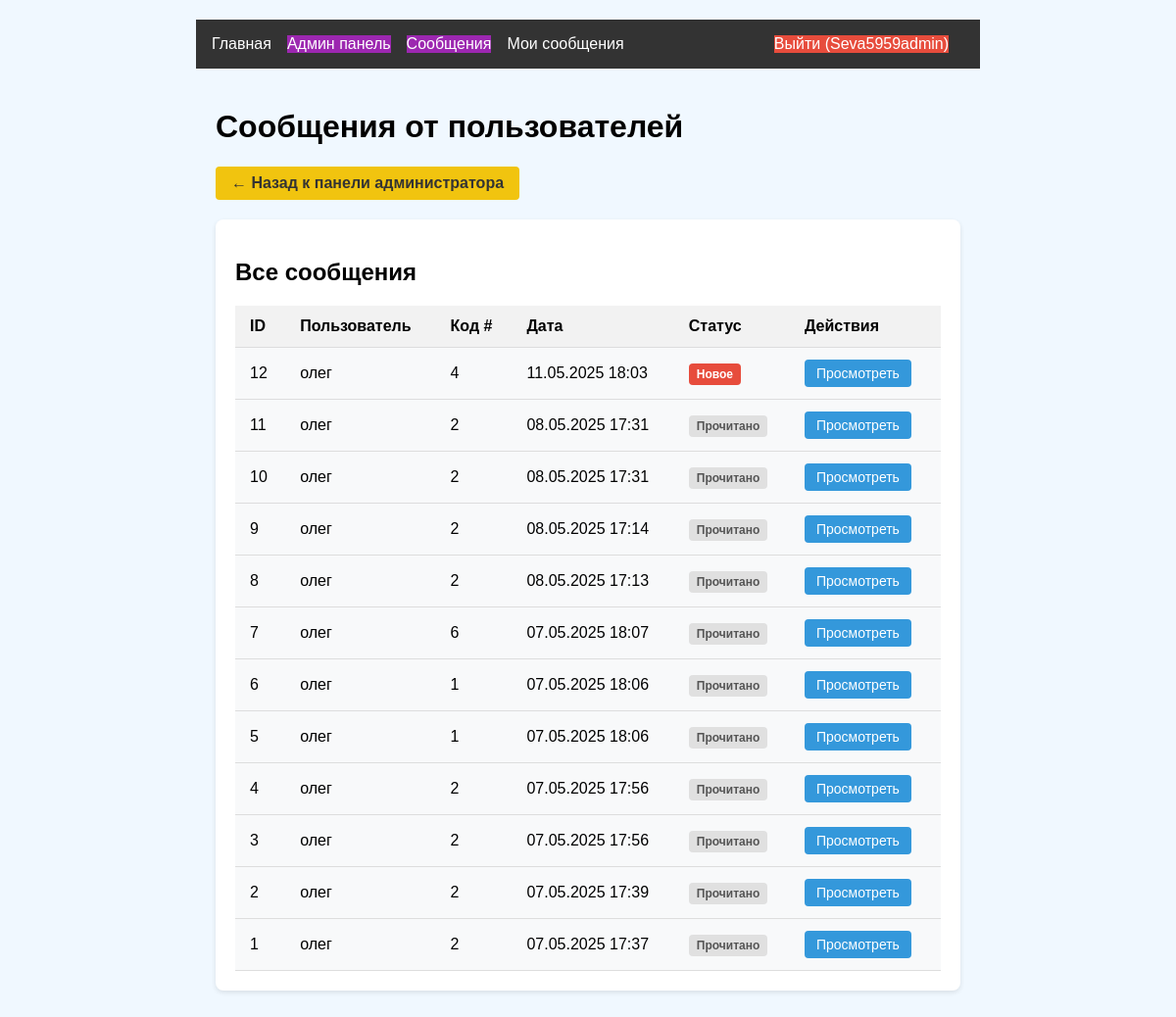
The page /admin/messages (signed in) on the database as committed earlier.
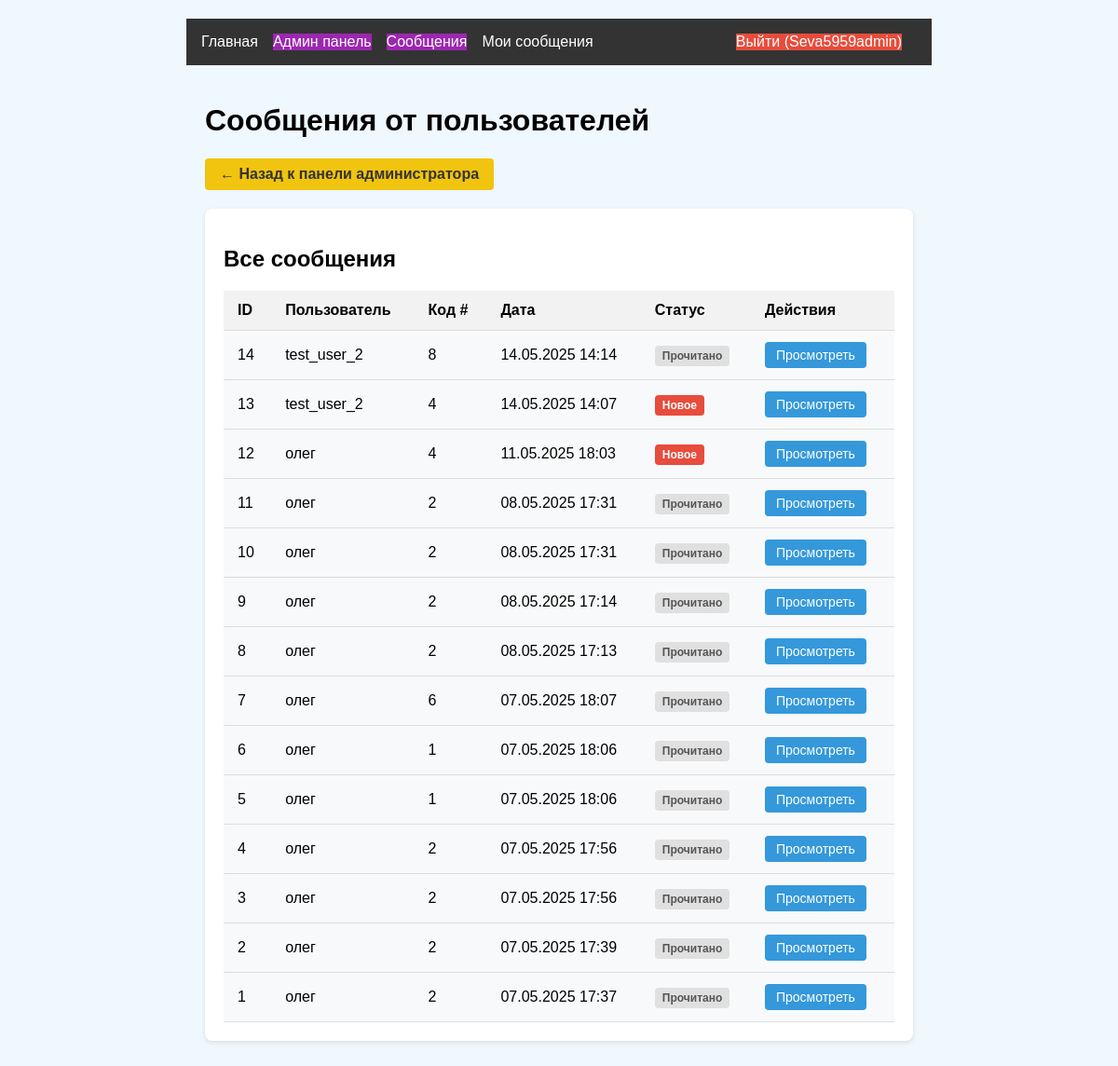
The same page on the database as committed later.
### models.py (models this page shows, shortened)
class User(UserMixin, db.Model):
    id = db.Column(db.Integer, primary_key=True)
    username = db.Column(db.String(64), unique=True)
    password_hash = db.Column(db.String(128))
    is_admin = db.Column(db.Boolean, default=False)

class AdminMessage(db.Model):
    id = db.Column(db.Integer, primary_key=True)
    user_id = db.Column(db.Integer, db.ForeignKey('user.id'))
    admin_id = db.Column(db.Integer, db.ForeignKey('user.id'))  # ➕ Добавлено
    message = db.Column(db.Text)
    code_id = db.Column(db.Integer, db.ForeignKey('code_status.id'))
    created_at = db.Column(db.DateTime)
    read = db.Column(db.Boolean, default=False)
    user = db.relationship('User', foreign_keys=[user_id], backref=db.backref('admin_messages', lazy=True))
    admin = db.relationship('User', foreign_keys=[admin_id])  # ➕ Добавлено
    code = db.relationship('CodeStatus', backref=db.backref('messages', lazy=True))
    read_by_user = db.Column(db.Boolean, default=False)
    read_by_admin = db.Column(db.Boolean, default=False)

class CodeStatus(db.Model):
    id = db.Column(db.Integer, primary_key=True)
    number = db.Column(db.Integer, unique=True)
    solved = db.Column(db.Boolean, default=False)

### app.py (the view)
@app.route('/admin/messages')
@login_required
def admin_messages():
    if not current_user.is_admin:
        abort(403)
    messages = AdminMessage.query.order_by(AdminMessage.created_at.desc()).all()
    return render_template('admin/messages.html', messages=messages)

### app.py (called while the page is built)
@login_manager.user_loader
def load_user(user_id):
    return User.query.get(int(user_id))

### templates/admin/messages.html (shortened to what this page needs)
{% extends "base.html" %}
{% block content %}
<div class="container admin-dashboard">
    <h1>Сообщения от пользователей</h1>
    <a href="{{ url_for('admin_dashboard') }}" class="back-btn">← Назад к панели администратора</a>
    <div class="admin-section">
        <h2>Все сообщения</h2>
        {% if messages %}
        <table class="admin-table">
            <thead>
                <tr>
                    <th>ID</th>
                    <th>Пользователь</th>
                    <th>Код #</th>
                    <th>Дата</th>
                    <th>Статус</th>
                    <th>Действия</th>
                </tr>
            </thead>
            <tbody>
                {% for message in messages %}
                <tr class="{{ 'unread' if not message.read }}">
                    <td>{{ message.id }}</td>
                    <td>{{ message.user.username }}</td>
                    <td>{{ message.code.number }}</td>
                    <td>{{ message.created_at.strftime('%d.%m.%Y %H:%M') }}</td>
                    <td>
                        {% if message.read_by_admin %}
                        <span class="status read">Прочитано</span>
                        {% else %}
                        <span class="status unread">Новое</span>
                        {% endif %}
                    </td>
                    <td>
                        <a href="{{ url_for('view_message', message_id=message.id) }}" class="admin-btn">Просмотреть</a>
                    </td>
                </tr>
                {% endfor %}
            </tbody>
        </table>
        {% else %}
        <p class="no-data">Нет сообщений от пользователей</p>
        {% endif %}
    </div>
</div>
{% endblock %}

### templates/base.html (shortened to what this page needs)
<!DOCTYPE html>
<html lang="ru">
<head>
    <link rel="stylesheet" href="{{ url_for('static', filename='css/style.css') }}">
</head>
<body>
    <header>
        <nav>
            {% if current_user.is_authenticated %}
                <div class="nav-left">
                    <a href="{{ url_for('main_index') }}" class="nav-link">Главная</a>
                    <a href="{{ url_for('admin_dashboard') }}" class="nav-link {{ 'admin-link' if current_user.is_admin else 'disabled-link' }}">
                        Админ панель
                    </a>
                    {% if current_user.is_admin %}
                    <a href="{{ url_for('admin_messages') }}" class="nav-link admin-link">
                        Сообщения
                    </a>
                    {% endif %}
                    <a href="{{ url_for('user_messages') }}" class="nav-link">
                        Мои сообщения
                    </a>
                </div>
                <div class="nav-right">
                    <a href="{{ url_for('logout') }}" class="nav-link logout-btn">Выйти ({{ current_user.username }})</a>
                </div>
            {% else %}
                <div class="nav-left">
                    <a href="{{ url_for('login') }}" class="nav-link">Войти</a>
                    <a href="{{ url_for('register') }}" class="nav-link">Регистрация</a>
                </div>
            {% endif %}
        </nav>
    </header>
    <main>
        {% block content %}{% endblock %}
    </main>
</body>
</html>

### static/css/style.css (style rules this page uses)
body { font-family: Arial, sans-serif; max-width: 800px; margin: 0 auto; padding: 20px; background: #f0f8ff; }
nav { display: flex; background: #333; padding: 1rem; }
nav a { color: white; margin-right: 1rem; text-decoration: none; }
.nav-right { margin-left: auto; }
.admin-dashboard { max-width: 1200px; margin: 0 auto; padding: 20px; }
.admin-section { background: #fff; border-radius: 8px; padding: 20px; margin-bottom: 30px; box-shadow: 0 2px 10px rgba(0, 0, 0, 0.1); }
.admin-table { width: 100%; border-collapse: collapse; margin-top: 15px; }
.admin-table th, .admin-table td { padding: 12px 15px; text-align: left; border-bottom: 1px solid #eee; }
.admin-table th { background-color: #f8f9fa; font-weight: 600; }
.admin-btn { display: inline-block; padding: 6px 12px; background-color: #007bff; color: #fff; border-radius: 4px; text-decoration: none; margin-right: 5px; font-size: 14px; }
.back-btn { display: inline-block; margin-bottom: 20px; padding: 8px 16px; background-color: #6c757d; color: #fff; border-radius: 4px; text-decoration: none; }
.admin-link { background-color: #9c27b0; color: white !important; }
.nav-left, .nav-right { display: flex; align-items: center; }
.nav-left { margin-right: auto; }
.logout-btn { background-color: #e74c3c !important; color: white !important; transition: background-color 0.3s; }
.admin-section { background-color: white; border-radius: 8px; padding: 20px; margin-bottom: 20px; box-shadow: 0 2px 5px rgba(0, 0, 0, 0.1); }
.admin-table th, .admin-table td { padding: 12px 15px; text-align: left; border-bottom: 1px solid #ddd; }
.admin-table th { background-color: #f2f2f2; font-weight: bold; }
.admin-table tr.unread { background-color: #f8f9fa; }
.status { padding: 4px 8px; border-radius: 4px; font-size: 12px; font-weight: bold; }
.status.read { background-color: #e0e0e0; color: #555; }
.status.unread { background-color: #e74c3c; color: white; }
.admin-btn { display: inline-block; padding: 6px 12px; background-color: #3498db; color: white; border-radius: 4px; text-decoration: none; font-size: 14px; transition: background-color 0.3s; }
.back-btn { display: inline-block; padding: 8px 16px; background-color: #f1c40f; color: #333; border-radius: 4px; text-decoration: none; margin-bottom: 20px; font-weight: bold; }

Rows that differ between the two databases and show on the page:
added AdminMessage: id "14", user.username "test_user_2", code.number "8", created_at "14.05.2025 14:14", read_by_admin "Прочитано"
added AdminMessage: id "13", user.username "test_user_2", code.number "4", created_at "14.05.2025 14:07", read_by_admin "Новое"
